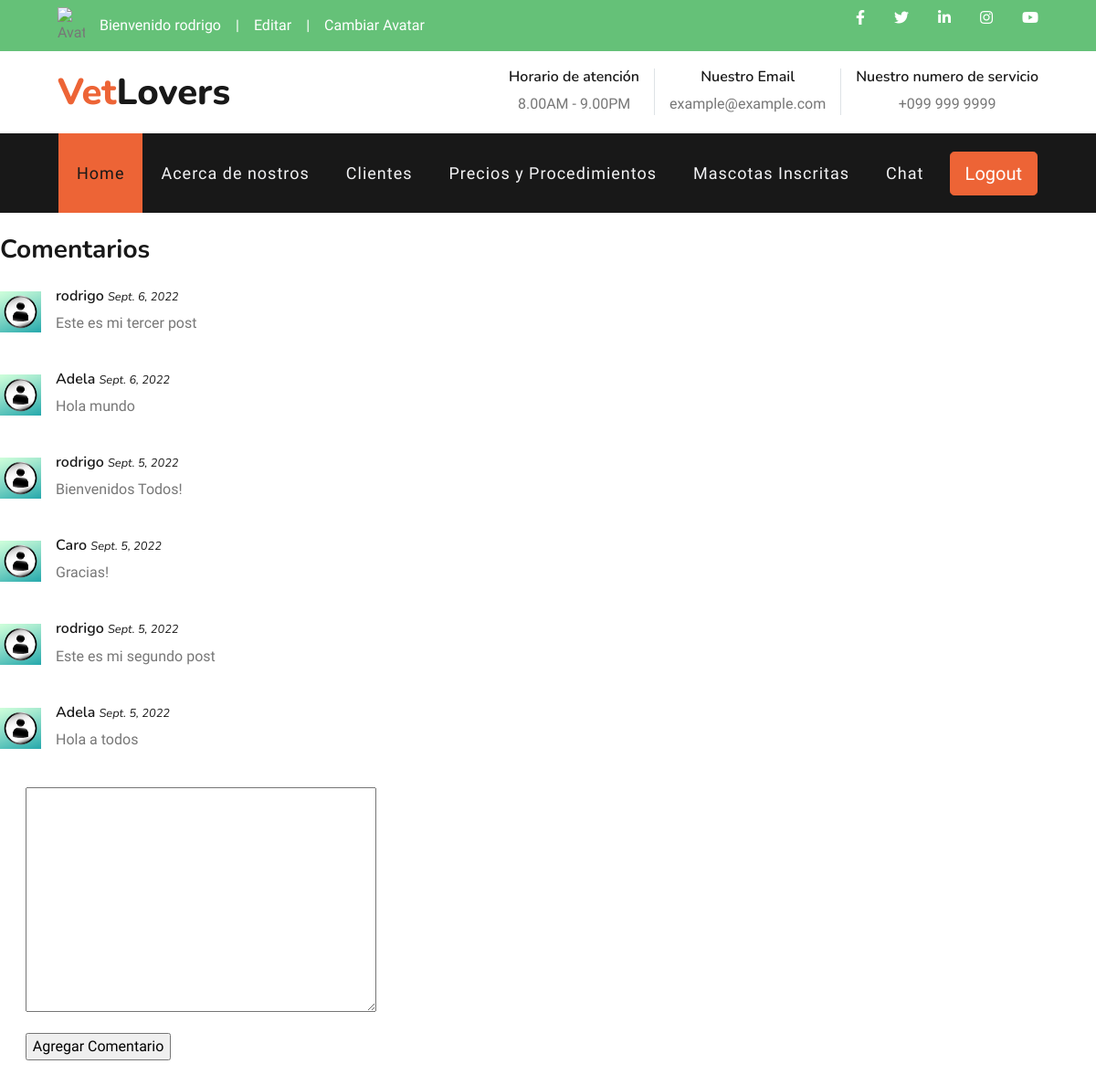
Before: /auth/chat/ (signed in) with the older database file.
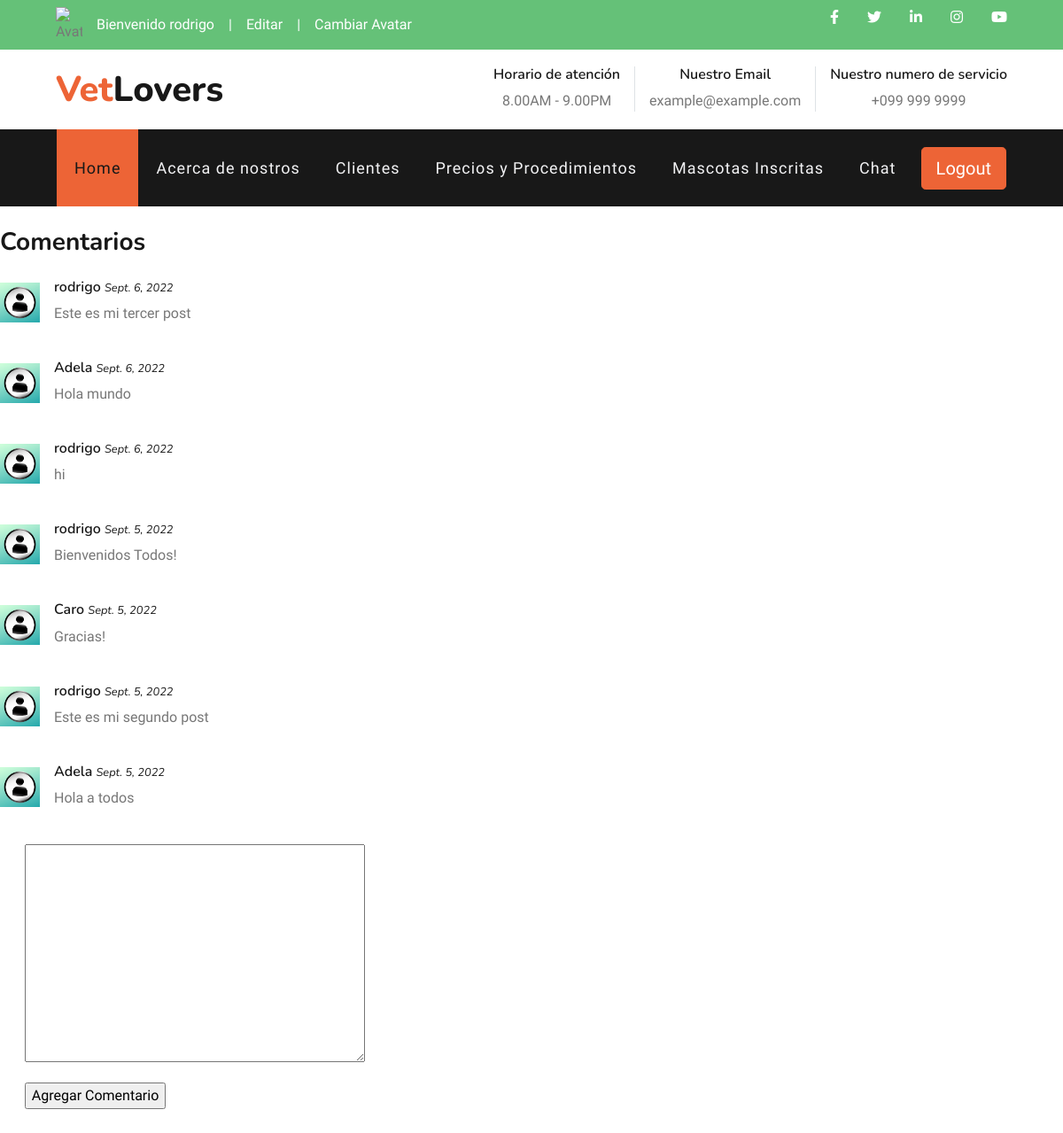
After: the same page with the newer database file.
### autentificacion/models.py (models this page shows, shortened)
class Post(models.Model):
    user= models.ForeignKey(User, on_delete=models.CASCADE, related_name='post')
    timestamp= models.DateField(default=timezone.now)
    content= models.TextField()
    class Meta:
        ordering= ['-timestamp']

### autentificacion/views.py (the view)
# urls.py: path('chat/', chat, name='chat'),
def chat(request):
    current_user= get_object_or_404(User,pk = request.user.pk)
    posts= Post.objects.all()
    avatares= avatar.objects.filter(user=request.user.id)
    if request.method=="POST":
        form= PostForm(request.POST)
        if form.is_valid():
           post= form.save(commit=False)
           post.user = current_user
           post.save()
           return redirect ('chat')
    else:
        form= PostForm()
    return render (request, "autentificacion/chat.html", {'posts': posts, 'form': form, "url": avatares[0].imagen.url})

### productos/forms.py
class PostForm(forms.ModelForm):
    content= forms.CharField(label='', widget= Textarea )
    class Meta:
        model = Post
        fields = ["content"]

### autentificacion/templates/autentificacion/chat.html (shortened to what this page needs)
{% extends 'productos/base.html' %}
{% load static %}
{% load humanize %}
{% block Contenido %}
<br>
<div class="mb-5">
    <h3 class="mb-4">Comentarios</h3>
    {% for post in posts  %}
    <div class="media mb-4">
        <img src="{% static 'productos/img/user2.jpg' %}" alt="Image" class="img-fluid mr-3 mt-1" style="width: 45px;">
        <div class="media-body">
            <h6>{{post.user.username}} <small><i>{{post.timestamp}}</i></small></h6>
            <p>{{post.content}}</p>
        </div>
    </div>
    {% endfor %}
    <div class="media mb-4">
        <form method="post">
            {{form.as_p}}
            <input type="submit" value="Agregar Comentario">
        </form>
    </div>
</div>
{% endblock Contenido %}

Changed rows visible on the page:
added Post: user.username "rodrigo", timestamp "Sept. 6, 2022", content "hi"
